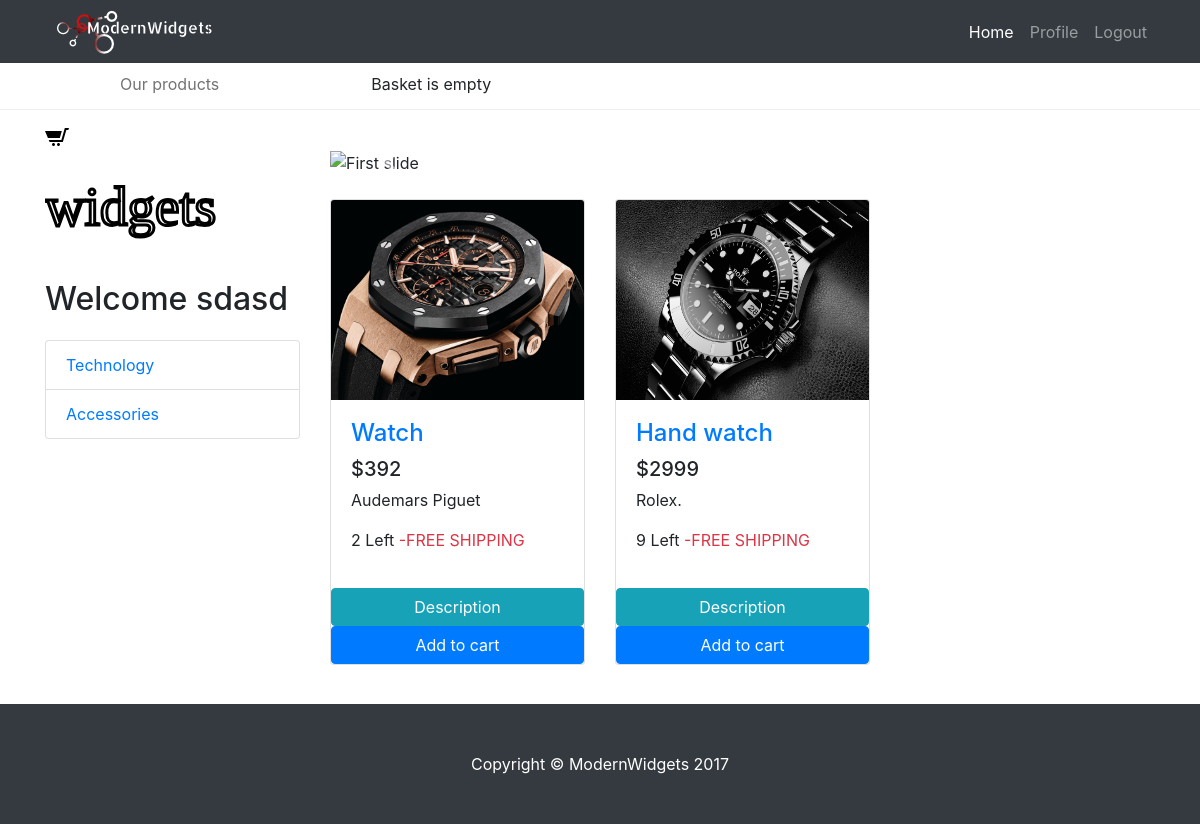
Page /view/clienthomepage.php (signed in) on the earlier database version.
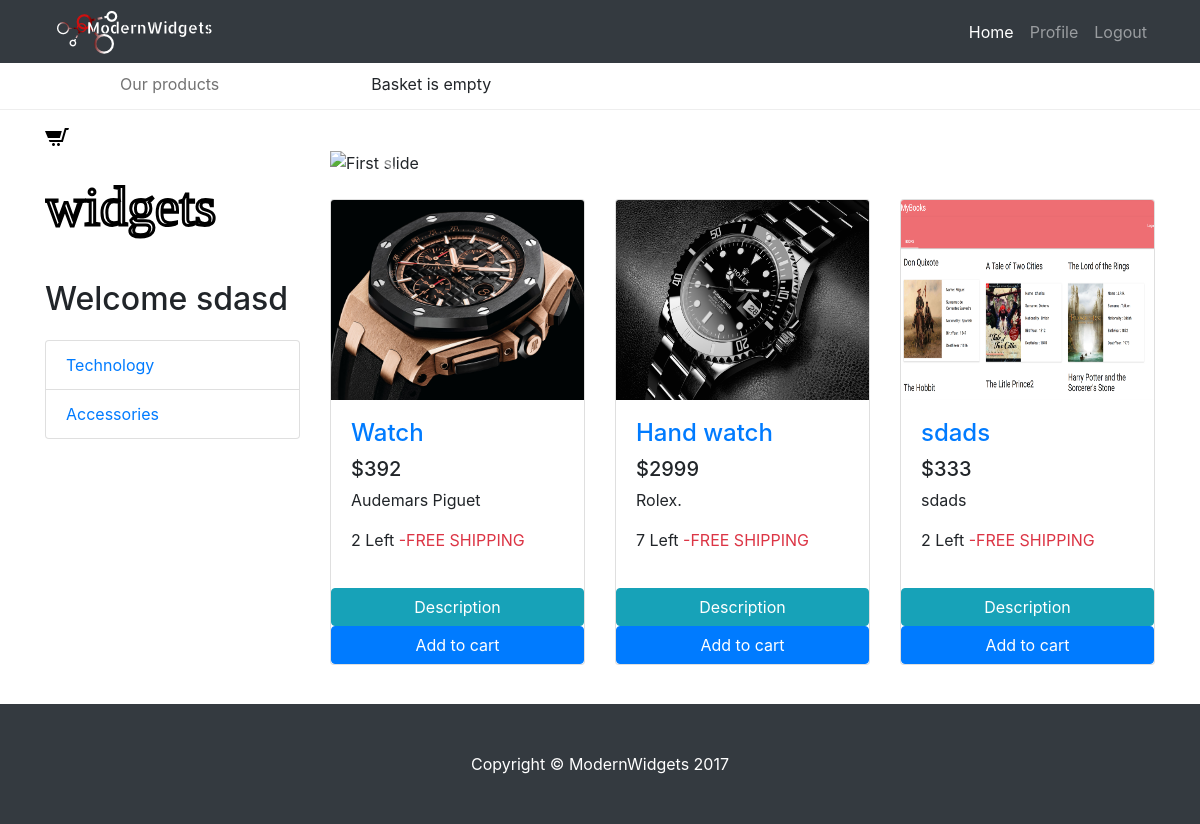
Same page on the later database version.
### tables this page shows
CREATE TABLE `product` (
  `ProductID` int(10) NOT NULL,
  `ProductName` varchar(30) NOT NULL,
  `Brand` varchar(30) NOT NULL,
  `Model` varchar(30) NOT NULL,
  `Quantity` int(10) NOT NULL,
  `Price` int(10) NOT NULL,
  `Image` varchar(255) NOT NULL,
  `Description` varchar(255) NOT NULL
);

### controller/show_home_page.php (called while the page is built)
<?php
Include_once('../crud/db.php');
if (isset($_SESSION['login'])) {
  $sql="SELECT * from customer t2 join login t1 on t1.LoginID = t2.LoginID WHERE t1.LoginID =" . $_SESSION['login'];
  $res = $conn->prepare($sql);
  $res->execute();
  $result = $res->fetch(PDO::FETCH_ASSOC);
  $sql2="SELECT * FROM product";
  $res = $conn->prepare($sql2);
  $res->execute();
}else {
  session_destroy();
  header('location:index.php');
}
?>

### view/clienthomepage.php (the view, shortened to what the changed rows need)
<?php
if (isset($_SESSION['login'])) {
 Include_once('../crud/db.php');
 Include_once('../controller/show_home_page.php');
} else{
 logout();
 die();
}
?>
<!DOCTYPE html>
<html lang="en">
<head>
  <link href="vendor/bootstrap/css/bootstrap.min.css" rel="stylesheet">
  <link rel="stylesheet" type="text/css" href="https://cdnjs.cloudflare.com/ajax/libs/fancybox/3.1.25/jquery.fancybox.css">
  <link href="css/shop-homepage.css" rel="stylesheet">
  <link rel="stylesheet" type="text/css" href="css/menu_css.css">
</head>
<body>
<div class="row">
  <div class="col-md-12">
    <div class="tabbable-panel">
     <div class="tabbable-line">
      <div class="tab-content">
        <div class="tab-pane active" id="products">
          <div class="container">
            <div class="row">
             <div class="col-lg-3">
             <?php echo "<h2>Welcome " . $result["FirstName"] ?><h1 class="my-4"></h1></strong>
              <div class="list-group">
                <a href="#" class="list-group-item">Technology</a>
                <a href="#" class="list-group-item">Accessories</a>
              </div>
            </div>
            <div class="col-lg-9">
            <div class="row">
             <?php while ($result2 = $res->fetch(PDO::FETCH_ASSOC)):{
              ?>
              <div class="col-lg-4 col-md-6 mb-4">
                <div class="card h-100">
                  <div class="single_image" href="../images/<?php echo $result2['Image']; ?>"><img class="card-img-top" src="../images/<?php echo $result2['Image']; ?>"  alt="Product image" width="100" height="200" ></div>
                  <div class="card-body">
                    <h4 class="card-title">
                      <a href="#"><?php echo $result2['ProductName']?></a>
                    </h4>
                    <h5>$<?php echo $result2['Price']?></h5>
                    <p class="card-text"><?php echo $result2['Brand']?></p>
                    <p class="card-text"><?php echo $result2['Quantity']?> Left <span class="text-danger"> -FREE SHIPPING</span></p></p>
                  </div>
                  <?php  echo '<a class="btn btn-info" href="#" data-toggle="modal" data-target="#desc" onClick= ShowDesc(' . $result2['ProductID'] . ')>Description</a>'?>
                  <form action="../controller/basket.php?pageid=cartadd" method="POST">
                    <input type="submit" class="btn btn-primary btn-block" class="btn btn-info "  name="cart" value="Add to cart"/>
                  </form>
              </div>
            </div>
            <?php }
            endwhile;  ?>
          </div>
        </div>
      </div>
    </div>
  </div>
</div>
</div>
</div>
</body>
</html>

Differences in the rows shown:
changed product "Hand watch": Quantity "9" → "7"
added product: Image (picture), ProductName "sdads", Price "333", Brand "sdads", Quantity "2"
